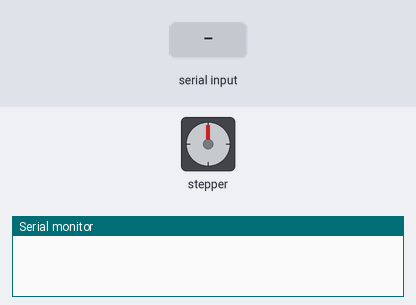
Bench run of a sketch on a simulated Arduino Uno, built with avr-gcc and run on an emulated ATmega328P. On the bench: stepper motor, the last lines printed to the serial monitor. Wiring (inferred from the names in the program): stepper motor driver (200 steps per turn assumed): step pin 2; direction pin 5. The inputs (shaded band) are chosen by the test bench.

Above: at 1.2 s.
1.3 s: "200\n" received over Serial
At 2.2 s:
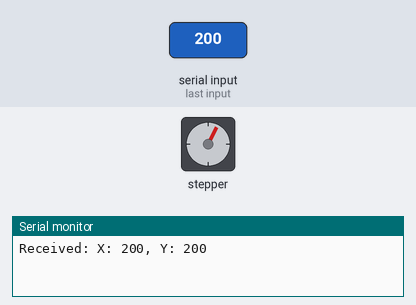
2.8 s: "90,45\n" received over Serial
At 4.0 s:
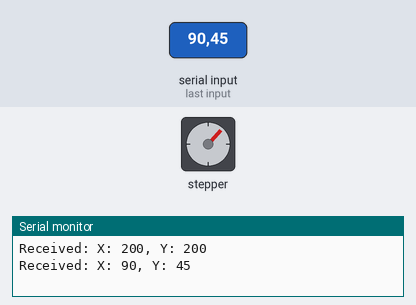
4.3 s: "200\n" received over Serial
At 5.5 s:
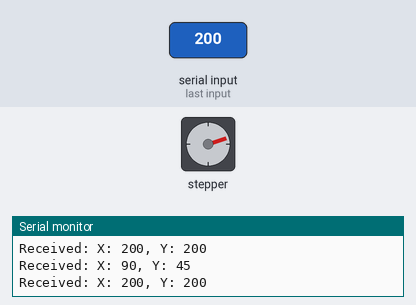
5.8 s: "90\n" received over Serial
At 6.3 s:
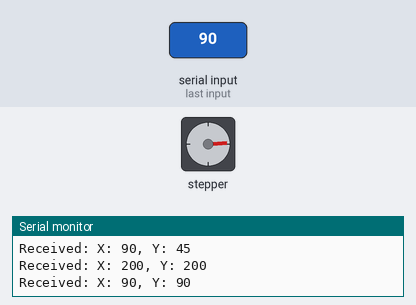
7.3 s: "90,45\n" received over Serial
At 8.7 s:
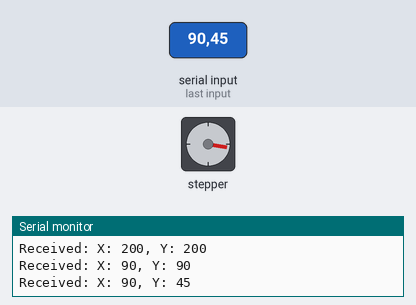
Timing chart, 0 to 9.8 s (numbered marks = the images above; inputs shaded):
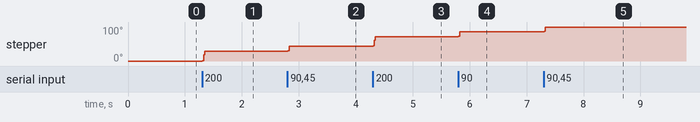

Measured:
- after the input at 1.3 s, stepper: turns 28° clockwise, starting at once
- after the input at 2.8 s, stepper: goes 30° 0.02 s, then 43°, starting at once
- after the input at 4.3 s, stepper: turns 29° clockwise, starting at once
- after the input at 5.8 s, stepper: goes 73° 0.02 s, then 86°, starting at once
- after the input at 7.3 s, stepper: goes 88° 0.02 s, then 100°, starting at once

The sketch:

StepperSpeed.ino
```cpp
// Pin Definitions
#define stepPin 2
#define dirPin 5
#define potPin A5
#define MS1pin 13
#define MS2pin 12
#define MS3pin 11


// PID variables (adjust these to fine-tune)
double Kp = 1.0;  // Proportional gain
double Ki = 0.01;  // Integral gain
double Kd = 0.1;  // Derivative gain
int len = 1670; //ms
int tick = 0;

double previousError = 0;
double integral = 0;

int setPoint = 0;

void setup() {
  Serial.begin(9600);

  // Set pins as Outputs
  pinMode(stepPin, OUTPUT);
  pinMode(dirPin, OUTPUT);
  pinMode(MS1pin, OUTPUT);
  pinMode(MS2pin, OUTPUT);
  pinMode(MS3pin, OUTPUT);

  // Initialize as 16th step
  digitalWrite(MS1pin, HIGH);
  digitalWrite(MS2pin, HIGH);
  digitalWrite(MS3pin, HIGH);
}

void loop() {
  if (Serial.available() > 0) {
    String data = Serial.readStringUntil('\n');
    int dist_x = data.substring(0, data.indexOf(',')).toInt();
    int dist_y = data.substring(data.indexOf(',') + 1).toInt();

    Serial.print("Received: X: ");
    Serial.print(dist_x);
    Serial.print(", Y: ");
    Serial.println(dist_y);

    // Calculate PID output
    int pidOutput = calculatePID(dist_x);

    // Control stepper motor based on PID output
    controlStepper(pidOutput);
    // if(dist_x < 30){
    //   digitalWrite(stepPin, LOW);
    // }
    // while(dist_x > 30){
    //   digitalWrite(stepPin, HIGH);
    //   delayMicroseconds(len);
    //   digitalWrite(stepPin, LOW);
    //   delayMicroseconds(len);
    // }
  }
}

// Function to calculate PID output
int calculatePID(int currentError) {
  double error = setPoint - currentError;
  integral += error;

  // Anti-windup (optional): Limit the integral term
  if (integral > 100) {
    integral = 100;
  } else if (integral < -100) {
    integral = -100;
  }

  double derivative = error - previousError;

  // PID formula
  double output = Kp * error + Ki * integral + Kd * derivative;

  // Save current error for the next iteration
  previousError = error;

  // Convert the output to a step size
  return static_cast<int>(output);
}

// Function to control the stepper motor based on the step size
void controlStepper(int stepSize) {
  // Determine the appropriate step mode based on step size
  fullStep();
  if (abs(stepSize) < 8) {
    tick = 0;
    len = 0;
  } else if (abs(stepSize) < 32) {
    tick = 2;
    len = 400;
  } else if (abs(stepSize) < 64) {
    tick = 4;
    len = 1200;
  } else if (abs(stepSize) < 128) {
    tick = 8;
    len = 1500;
  }
  // else if (abs(stepSize) < 1024) {
  //   tick = 16;
  //   len = 2000;
  // }
  else {
    tick = 16;
    len = 1200;
  }

  // Set the direction based on the sign of stepSize
  digitalWrite(dirPin, (stepSize >= 0) ? LOW : HIGH);

  // Perform the steps
  for (int i = 0; i < abs(tick); ++i) {
    digitalWrite(stepPin, HIGH);
    delayMicroseconds(len);
    digitalWrite(stepPin, LOW);
    delayMicroseconds(len);
  }
}

// Custom Functions for Step Sizes
void fullStep(){
  digitalWrite(MS1pin, LOW);
  digitalWrite(MS2pin, LOW);
  digitalWrite(MS3pin, LOW);
}

void halfStep(){
  digitalWrite(MS1pin, HIGH);
  digitalWrite(MS2pin, LOW);
  digitalWrite(MS3pin, LOW);
}

void quarterStep(){
  digitalWrite(MS1pin, LOW);
  digitalWrite(MS2pin, HIGH);
  digitalWrite(MS3pin, LOW);
}

void eightStep(){
  digitalWrite(MS1pin, HIGH);
  digitalWrite(MS2pin, HIGH);
  digitalWrite(MS3pin, LOW);
}

void sixteenStep(){
  digitalWrite(MS1pin, HIGH);
  digitalWrite(MS2pin, HIGH);
  digitalWrite(MS3pin, HIGH);
}
```
